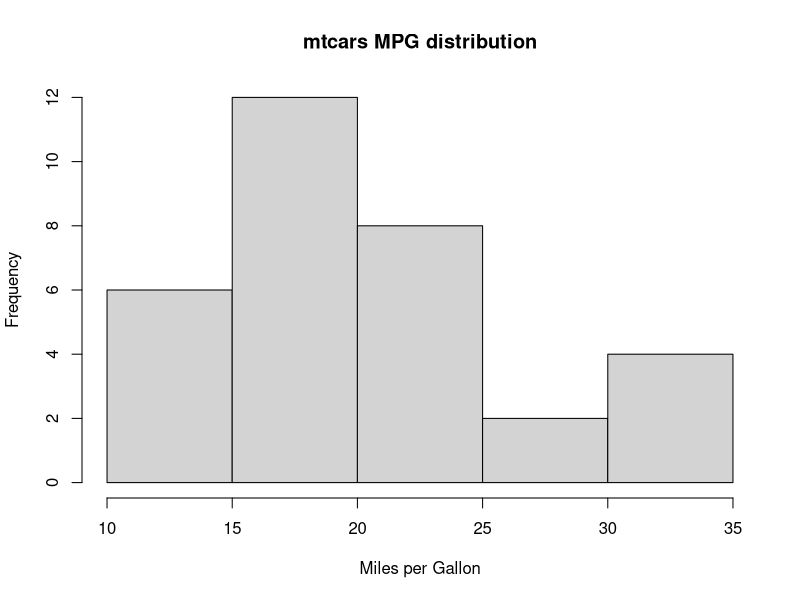
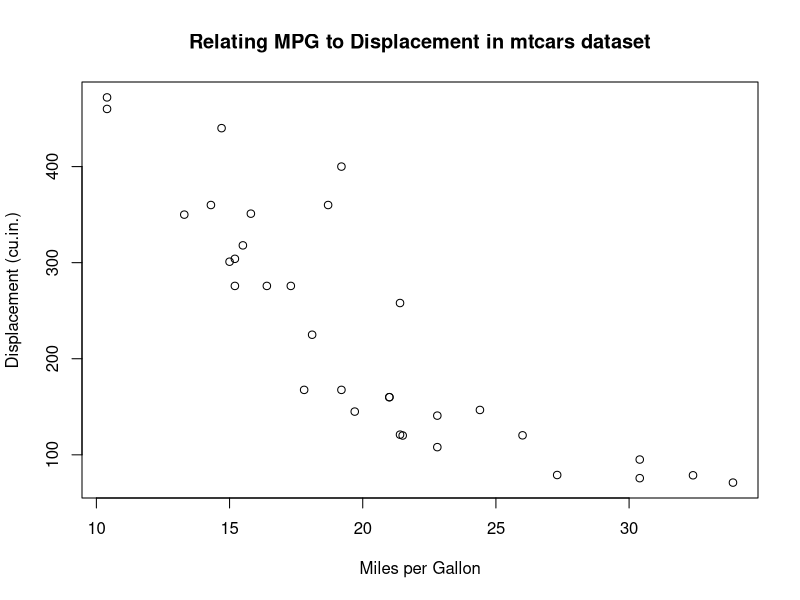
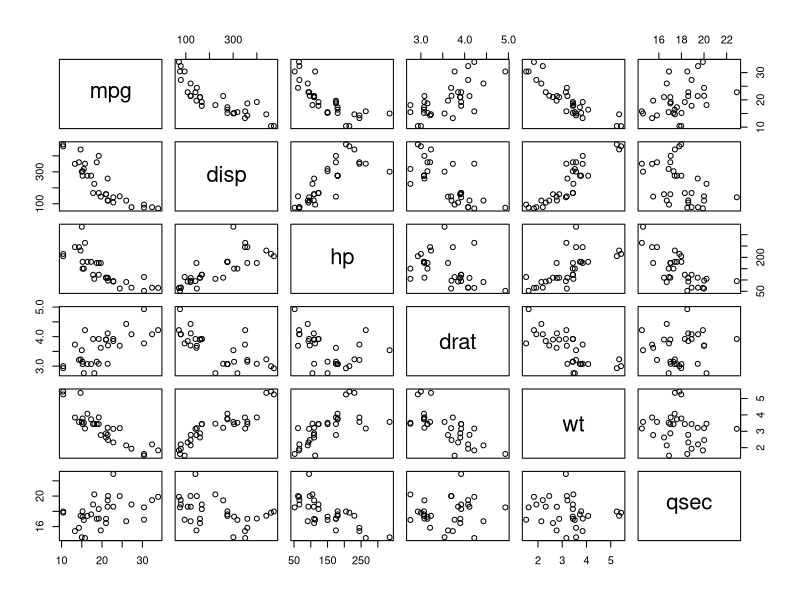
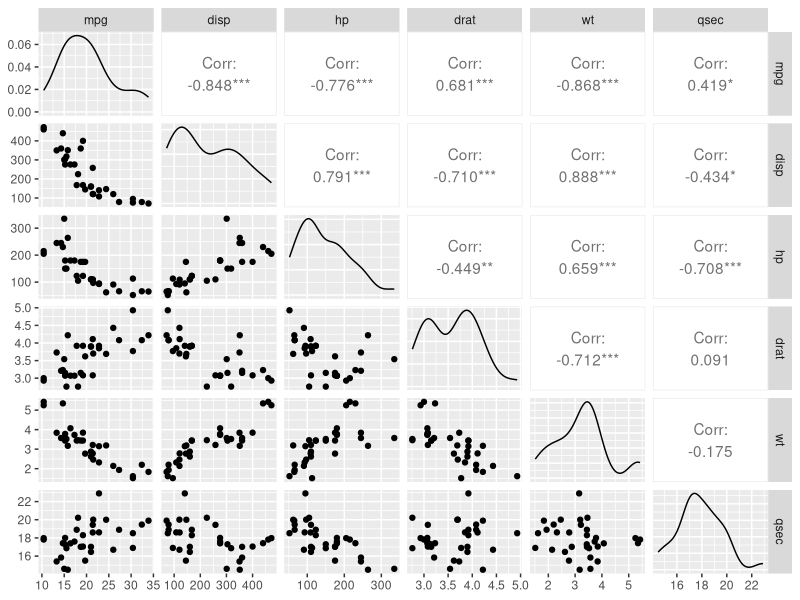

The R script that drew these images, in order:
## ---- chunk 1
knitr::opts_chunk$set(echo = FALSE)
library(GGally)
## ---- chunk 2
hist(mtcars$mpg, main="mtcars MPG distribution",
     xlab="Miles per Gallon")
#Shows this variable is slightly skewed, but probably normal enough
## ---- chunk 3
cor.test(mtcars$mpg,mtcars$disp)
## ---- chunk 4
plot(mtcars$mpg,mtcars$disp,xlab="Miles per Gallon",
     ylab="Displacement (cu.in.)",
     main="Relating MPG to Displacement in mtcars dataset")
## ---- chunk 5
plot(mtcars[-c(2,8:11)])
## ---- chunk 6
ggpairs(mtcars[-c(2,8:11)])
# mtcars[-c(2,8:11)] are the quant. continuous variables in mtcars
